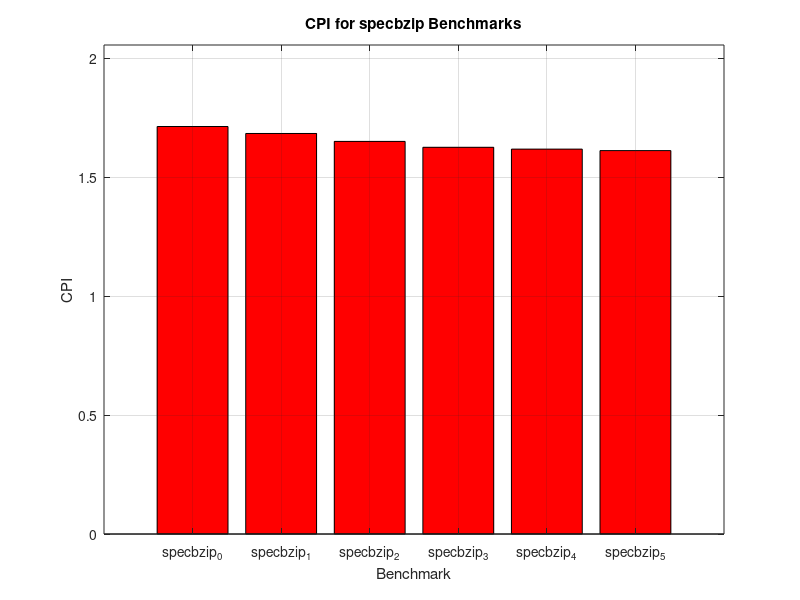
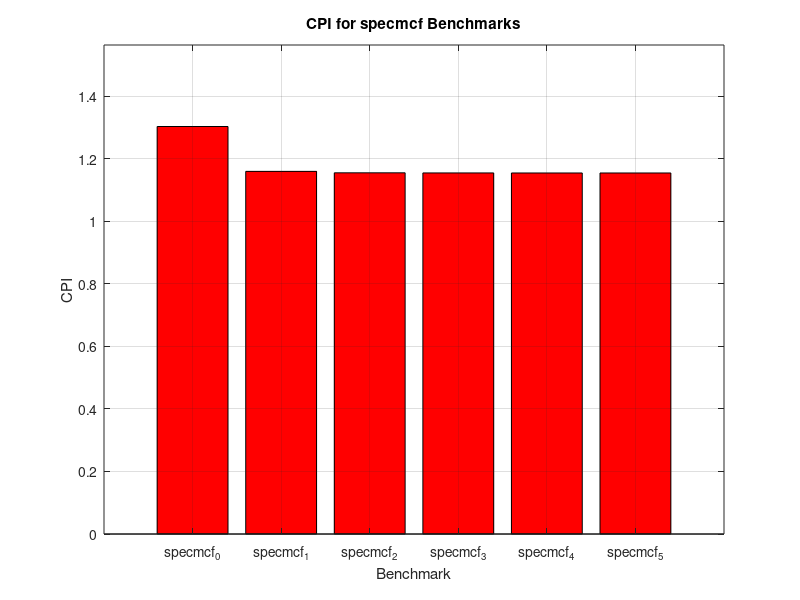
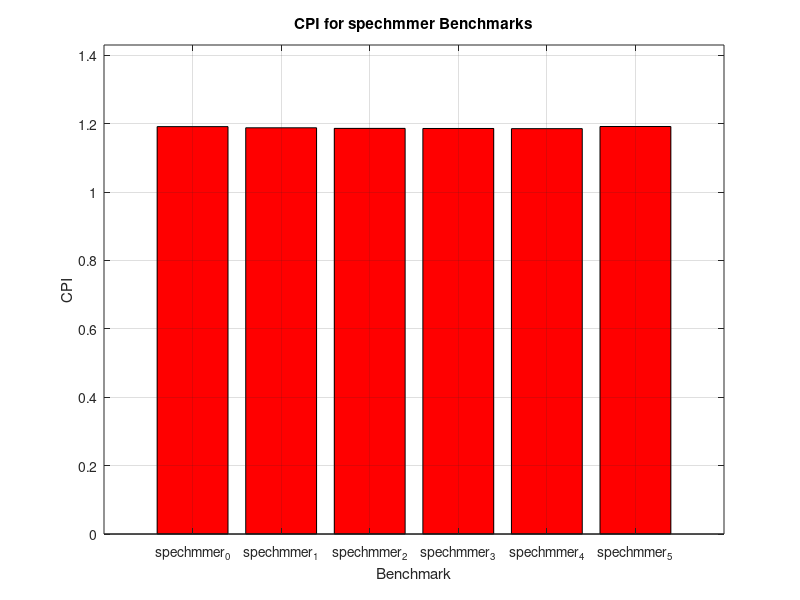
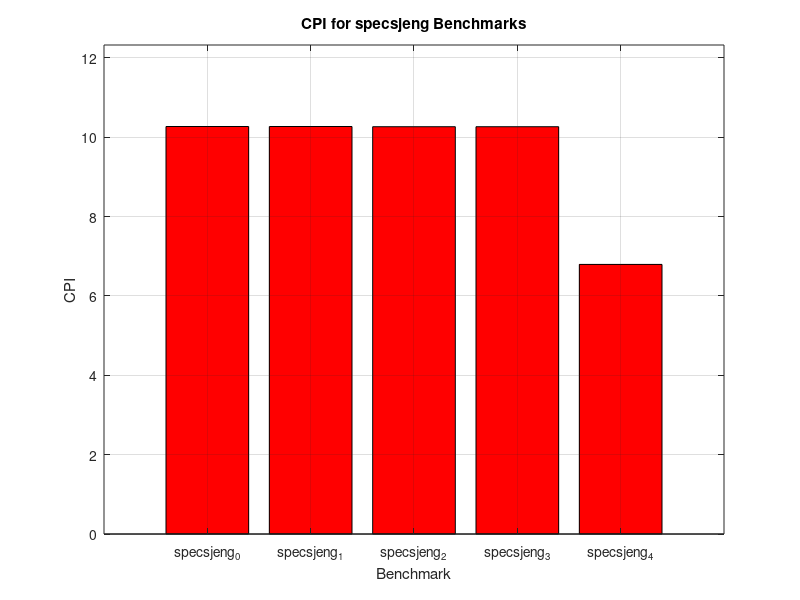

MATLAB code to generate these figures, in order:
% Create folder for graphs
output_folder = 'cpi_graphs';
if ~exist(output_folder, 'dir')
    mkdir(output_folder);
end

% Data
benchmarks_specbzip = {'specbzip_0', 'specbzip_1', 'specbzip_2', 'specbzip_3', 'specbzip_4', 'specbzip_5'};
benchmarks_specmcf = {'specmcf_0', 'specmcf_1', 'specmcf_2', 'specmcf_3', 'specmcf_4', 'specmcf_5'};
benchmarks_spechmmer = {'spechmmer_0', 'spechmmer_1', 'spechmmer_2', 'spechmmer_3', 'spechmmer_4', 'spechmmer_5'};
benchmarks_specsjeng = {'specsjeng_0', 'specsjeng_1', 'specsjeng_2', 'specsjeng_3', 'specsjeng_4'};
benchmarks_speclibm = {'speclibm_0', 'speclibm_1', 'speclibm_2', 'speclibm_3', 'speclibm_4'};

cpi_specbzip = [1.712208, 1.682914, 1.649604, 1.624885, 1.617195, 1.610993];
cpi_specmcf = [1.303750, 1.160209, 1.155606, 1.155199, 1.155043, 1.155043];
cpi_spechmmer = [1.191346, 1.187917, 1.186170, 1.185883, 1.185423, 1.191663];
cpi_specsjeng = [10.270554, 10.270520, 10.265530, 10.265417, 6.794691];
cpi_speclibm = [3.493415, 3.493415, 3.489639, 3.489639, 2.576667];

% Plot and save specbzip
figure('Position', [100 100 800 500]);
bar(1:length(benchmarks_specbzip), cpi_specbzip, 'red');
title('CPI for specbzip Benchmarks');
xlabel('Benchmark');
ylabel('CPI');
set(gca, 'XTick', 1:length(benchmarks_specbzip), 'XTickLabel', benchmarks_specbzip);
ylim([0 max(cpi_specbzip)*1.2]);
xtickangle(45);
grid on;
saveas(gcf, fullfile(output_folder, 'cpi_plot_specbzip.png'));
close;

% Plot and save specmcf
figure('Position', [100 100 800 500]);
bar(1:length(benchmarks_specmcf), cpi_specmcf, 'red');
title('CPI for specmcf Benchmarks');
xlabel('Benchmark');
ylabel('CPI');
set(gca, 'XTick', 1:length(benchmarks_specmcf), 'XTickLabel', benchmarks_specmcf);
ylim([0 max(cpi_specmcf)*1.2]);
xtickangle(45);
grid on;
saveas(gcf, fullfile(output_folder, 'cpi_plot_specmcf.png'));
close;

% Plot and save spechmmer
figure('Position', [100 100 800 500]);
bar(1:length(benchmarks_spechmmer), cpi_spechmmer, 'red');
title('CPI for spechmmer Benchmarks');
xlabel('Benchmark');
ylabel('CPI');
set(gca, 'XTick', 1:length(benchmarks_spechmmer), 'XTickLabel', benchmarks_spechmmer);
ylim([0 max(cpi_spechmmer)*1.2]);
xtickangle(45);
grid on;
saveas(gcf, fullfile(output_folder, 'cpi_plot_spechmmer.png'));
close;

% Plot and save specsjeng
figure('Position', [100 100 800 500]);
bar(1:length(benchmarks_specsjeng), cpi_specsjeng, 'red');
title('CPI for specsjeng Benchmarks');
xlabel('Benchmark');
ylabel('CPI');
set(gca, 'XTick', 1:length(benchmarks_specsjeng), 'XTickLabel', benchmarks_specsjeng);
ylim([0 max(cpi_specsjeng)*1.2]);
xtickangle(45);
grid on;
saveas(gcf, fullfile(output_folder, 'cpi_plot_specsjeng.png'));
close;

% Plot and save speclibm
figure('Position', [100 100 800 500]);
bar(1:length(benchmarks_speclibm), cpi_speclibm, 'red');
title('CPI for speclibm Benchmarks');
xlabel('Benchmark');
ylabel('CPI');
set(gca, 'XTick', 1:length(benchmarks_speclibm), 'XTickLabel', benchmarks_speclibm);
ylim([0 max(cpi_speclibm)*1.2]);
xtickangle(45);
grid on;
saveas(gcf, fullfile(output_folder, 'cpi_plot_speclibm.png'));
close;